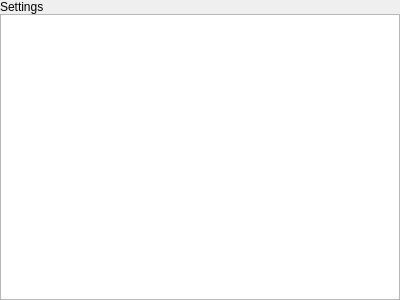
<?xml version="1.0" encoding="UTF-8"?>
<ui version="4.0">
 <class>moveit_rviz_plugin::TaskSettings</class>
 <widget class="QWidget" name="moveit_rviz_plugin::TaskSettings">
  <property name="geometry">
   <rect>
    <x>0</x>
    <y>0</y>
    <width>400</width>
    <height>300</height>
   </rect>
  </property>
  <property name="windowTitle">
   <string>Settings</string>
  </property>
  <layout class="QVBoxLayout" name="verticalLayout">
   <property name="leftMargin">
    <number>0</number>
   </property>
   <property name="topMargin">
    <number>0</number>
   </property>
   <property name="rightMargin">
    <number>0</number>
   </property>
   <property name="bottomMargin">
    <number>0</number>
   </property>
   <item>
    <layout class="QVBoxLayout" name="tab_settings_layout">
     <property name="spacing">
      <number>0</number>
     </property>
     <property name="leftMargin">
      <number>0</number>
     </property>
     <property name="topMargin">
      <number>0</number>
     </property>
     <property name="rightMargin">
      <number>0</number>
     </property>
     <property name="bottomMargin">
      <number>0</number>
     </property>
     <item>
      <widget class="QLabel" name="settings_view_label">
       <property name="text">
        <string>Settings</string>
       </property>
      </widget>
     </item>
     <item>
      <widget class="rviz::PropertyTreeWidget" name="settings_view"/>
     </item>
    </layout>
   </item>
  </layout>
 </widget>
 <customwidgets>
  <customwidget>
   <class>rviz::PropertyTreeWidget</class>
   <extends>QTreeView</extends>
   <header location="global">rviz/properties/property_tree_widget.h</header>
  </customwidget>
 </customwidgets>
 <resources/>
 <connections/>
</ui>
